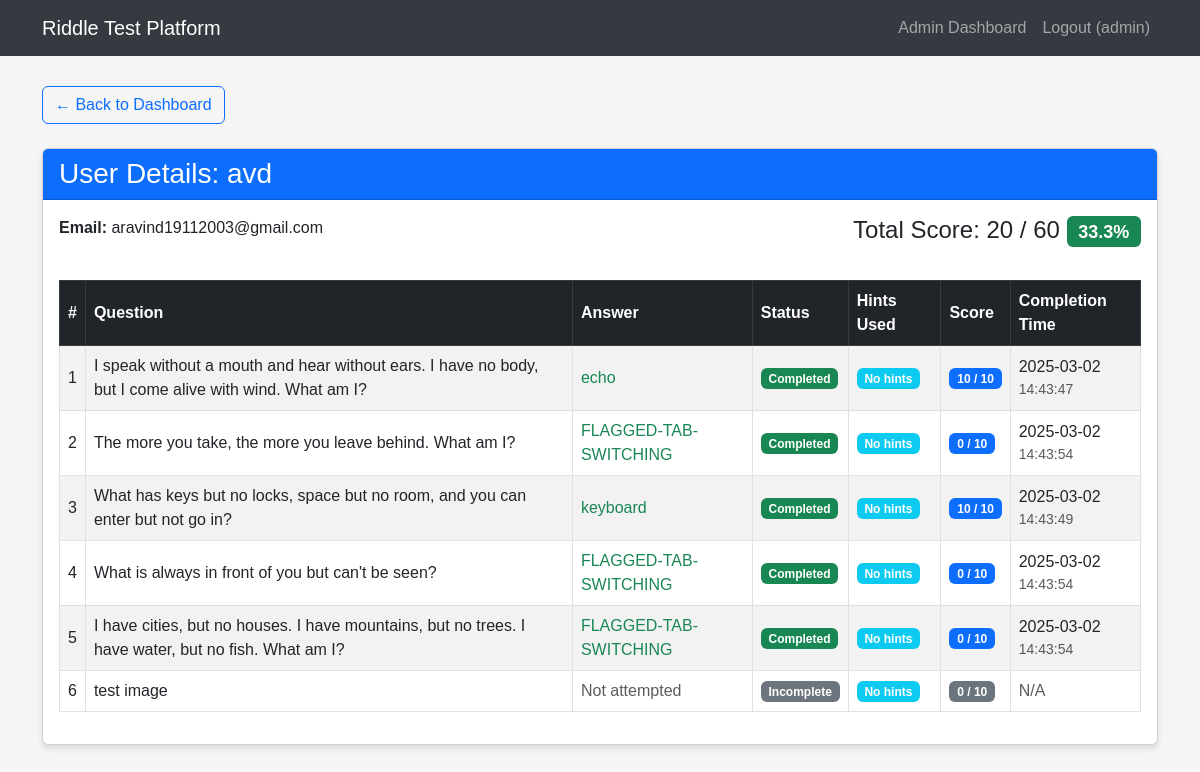
Page /admin/user_detail/4 (signed in) on the committed database.
### tables this page shows
CREATE TABLE users (
            id INTEGER PRIMARY KEY AUTOINCREMENT,
            username TEXT NOT NULL UNIQUE,
            email TEXT NOT NULL,
            password TEXT NOT NULL,
            is_admin INTEGER DEFAULT 0
        );

CREATE TABLE user_progress (
            id INTEGER PRIMARY KEY AUTOINCREMENT,
            user_id INTEGER NOT NULL,
            riddle_id INTEGER NOT NULL,
            score INTEGER DEFAULT 10,
            completed INTEGER DEFAULT 0,
            hint1_used INTEGER DEFAULT 0,
            hint2_used INTEGER DEFAULT 0,
            hint3_used INTEGER DEFAULT 0,
            answer_attempt TEXT,
            completion_time TIMESTAMP, warnings INTEGER DEFAULT 0,
            FOREIGN KEY (user_id) REFERENCES users (id),
            FOREIGN KEY (riddle_id) REFERENCES riddles (id),
            UNIQUE(user_id, riddle_id)
        );

CREATE TABLE riddles (
            id INTEGER PRIMARY KEY AUTOINCREMENT,
            question TEXT NOT NULL,
            answer TEXT NOT NULL,
            hint1 TEXT NOT NULL,
            hint2 TEXT NOT NULL,
            hint3 TEXT NOT NULL
        , image TEXT);

### app.py (the view)
@app.route('/admin/user_detail/<int:user_id>')
def user_detail(user_id):
    if 'user_id' not in session or not session.get('is_admin'):
        flash('Unauthorized access.')
        return redirect(url_for('login'))
    conn = sqlite3.connect('riddle_test.db')
    c = conn.cursor()
    c.execute("SELECT username, email FROM users WHERE id = ?", (user_id,))
    user_info = c.fetchone()
    if not user_info:
        conn.close()
        flash('User not found.')
        return redirect(url_for('admin_dashboard'))
    c.execute('''
        SELECT r.id, r.question, r.answer, up.score, up.completed,
               up.hint1_used, up.hint2_used, up.hint3_used, up.answer_attempt, up.completion_time
        FROM riddles r
        JOIN user_progress up ON r.id = up.riddle_id
        WHERE up.user_id = ?
        ORDER BY r.id
    ''', (user_id,))
    results_data = c.fetchall()
    c.execute('''
        SELECT SUM(score)
        FROM user_progress
        WHERE user_id = ? AND completed = 1
    ''', (user_id,))
    total_score = c.fetchone()[0] or 0
    c.execute("SELECT COUNT(*) * 10 FROM riddles")
    max_possible = c.fetchone()[0]
    percentage_score = int((total_score / max_possible * 100)) if max_possible > 0 else 0
    conn.close()
    user = {
        'id': user_id,
        'username': user_info[0],
        'email': user_info[1]
    }
    results = []
    for result in results_data:
        results.append({
            'id': result[0],
            'question': result[1],
            'correct_answer': result[2],
            'score': result[3],
            'completed': result[4],
            'hint1_used': result[5],
            'hint2_used': result[6],
            'hint3_used': result[7],
            'answer_attempt': result[8],
            'completion_time': result[9]
        })
    return render_template('user_detail.html',
                           user=user,
                           results=results,
                           total_score=total_score,
                           max_possible=max_possible,
                           percentage_score=percentage_score)

### templates/user_detail.html
{% extends 'base.html' %} {% block content %}
<div class="row">
  <div class="col-12 mb-4">
    <a href="{{ url_for('admin_dashboard') }}" class="btn btn-outline-primary">
      &larr; Back to Dashboard
    </a>
  </div>
</div>
<div class="row">
  <div class="col-12">
    <div class="card mb-4">
      <div class="card-header bg-primary text-white">
        <h3 class="card-title mb-0">User Details: {{ user.username }}</h3>
      </div>
      <div class="card-body">
        <div class="row mb-4">
          <div class="col-md-6">
            <p><strong>Email:</strong> {{ user.email }}</p>
          </div>
          <div class="col-md-6 text-md-end">
            <h4>
              Total Score: {{ total_score }} / {{ max_possible }}
              <span class="badge bg-success"
                >{{ "{:.1f}%".format(total_score / max_possible * 100) if
                max_possible > 0 else "0%" }}</span
              >
            </h4>
          </div>
        </div>
        <div class="table-responsive">
          <table class="table table-striped table-bordered results-table">
            <thead class="table-dark">
              <tr>
                <th>#</th>
                <th>Question</th>
                <th>Answer</th>
                <th>Status</th>
                <th>Hints Used</th>
                <th>Score</th>
                <th>Completion Time</th>
              </tr>
            </thead>
            <tbody>
              {% for result in results %}
              <tr>
                <td>{{ loop.index }}</td>
                <td>{{ result.question }}</td>
                <td>
                  {% if result.completed %}
                  <span class="text-success">{{ result.answer_attempt }}</span>
                  {% elif result.answer_attempt %}
                  <span class="text-danger">{{ result.answer_attempt }}</span>
                  <small class="d-block text-muted"
                    >(Correct: {{ result.correct_answer }})</small
                  >
                  {% else %}
                  <span class="text-muted">Not attempted</span>
                  {% endif %}
                </td>
                <td>
                  {% if result.completed %}
                  <span class="badge bg-success">Completed</span>
                  {% else %}
                  <span class="badge bg-secondary">Incomplete</span>
                  {% endif %}
                </td>
                <td>
                  {% set hints_used = (result.hint1_used or 0) +
                  (result.hint2_used or 0) + (result.hint3_used or 0) %} {% if
                  hints_used > 0 %}
                  <span class="badge bg-warning text-dark"
                    >{{ hints_used }} hint{% if hints_used > 1 %}s{% endif %}
                    used</span
                  >
                  {% else %}
                  <span class="badge bg-info">No hints</span>
                  {% endif %}
                </td>
                <td>
                  {% if result.completed %}
                  <span class="badge bg-primary">{{ result.score }} / 10</span>
                  {% else %}
                  <span class="badge bg-secondary">0 / 10</span>
                  {% endif %}
                </td>
                <td>
                  {% if result.completion_time %} {{
                  result.completion_time.split('T')[0] }}
                  <small class="d-block text-muted"
                    >{{ result.completion_time.split('T')[1].split('.')[0]
                    }}</small
                  >
                  {% else %}
                  <span class="text-muted">N/A</span>
                  {% endif %}
                </td>
              </tr>
              {% endfor %}
            </tbody>
          </table>
        </div>
      </div>
    </div>
  </div>
</div>
{% endblock %}

### templates/base.html (style rules this page uses)
body { font-family: "Arial", sans-serif; background-color: #f5f5f5; padding-bottom: 50px; }
.card { margin-bottom: 20px; box-shadow: 0 4px 6px rgba(0, 0, 0, 0.1); }
.results-table th, .results-table td { vertical-align: middle; }

### rows in the picture
users: username "avd", email "aravind19112003@gmail.com"
user_progress: question "I speak without a mouth and hear without ears. I have no body, but I come alive with wind. What am I?", answer_attempt "echo", completed "Completed", score "10", completion_time "2025-03-02", completion_time "14:43:47"
user_progress: question "The more you take, the more you leave behind. What am I?", answer_attempt "FLAGGED-TAB-SWITCHING", completed "Completed", score "0", completion_time "2025-03-02", completion_time "14:43:54"
user_progress: question "What has keys but no locks, space but no room, and you can enter but not go in?", answer_attempt "keyboard", completed "Completed", score "10", completion_time "2025-03-02", completion_time "14:43:49"
user_progress: question "What is always in front of you but can't be seen?", answer_attempt "FLAGGED-TAB-SWITCHING", completed "Completed", score "0", completion_time "2025-03-02", completion_time "14:43:54"
user_progress: question "I have cities, but no houses. I have mountains, but no trees. I have water, but no fish. What am I?", answer_attempt "FLAGGED-TAB-SWITCHING", completed "Completed", score "0", completion_time "2025-03-02", completion_time "14:43:54"
user_progress: question "test image", completed "Not attempted", shows "N/A"

### other values in the picture
{{ session.get('username') }} "admin"
{{ total_score }} "20"
{{ max_possible }} "60"
